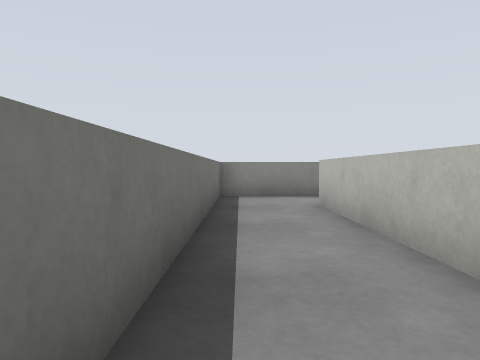
[1] (above)

21 first-person views from a walk through a robot-simulator world made for Gazebo. The camera is 0.14 m above the floor, tilts 2° down and sees 70° across. The floor is counted in squares, 0.2 m on a side. Each view is taken from the middle of a square. On the plan, view 1 faces up. The plan holds only what a view shows up to about 10 squares ahead; the rest is blank. The place goes on beyond the plan.

[2]
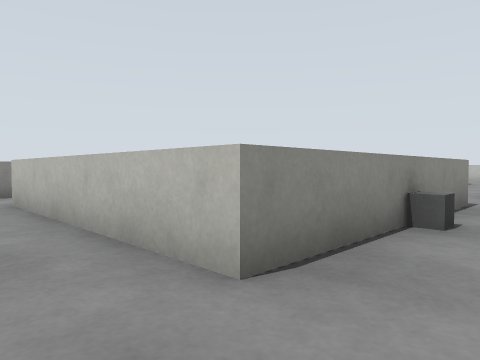

[3]
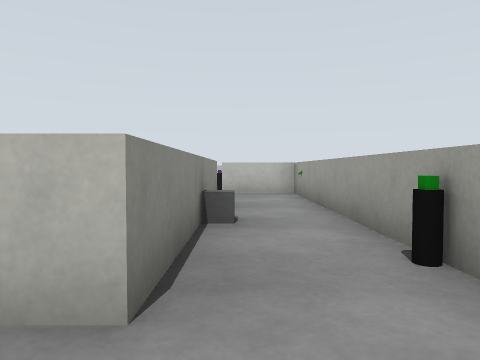

[4]
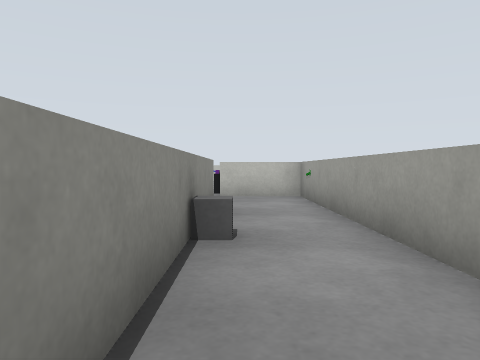

[5]
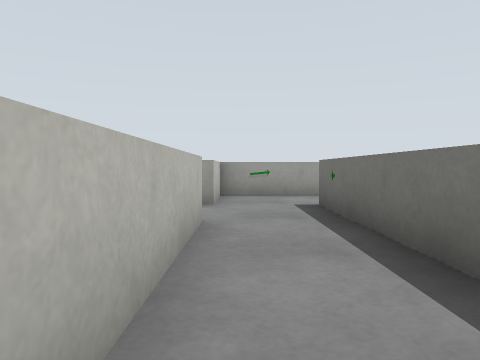

[6]
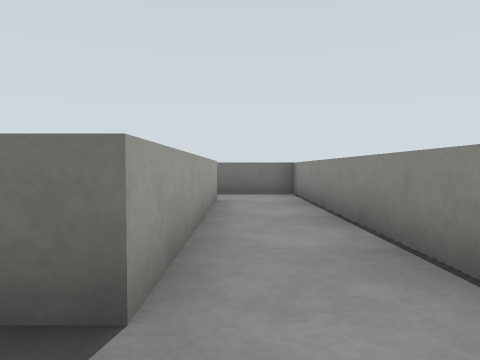

[7]
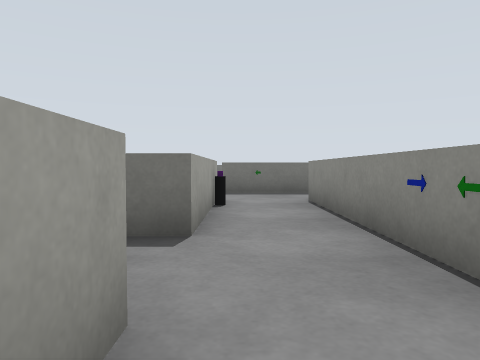

[8]
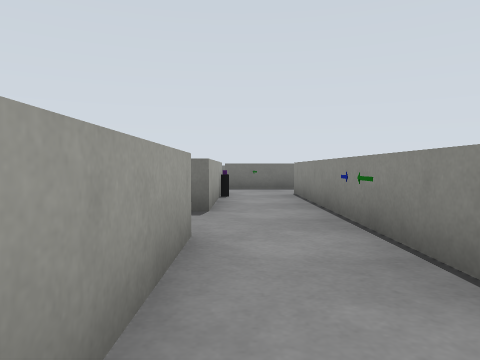

[9]
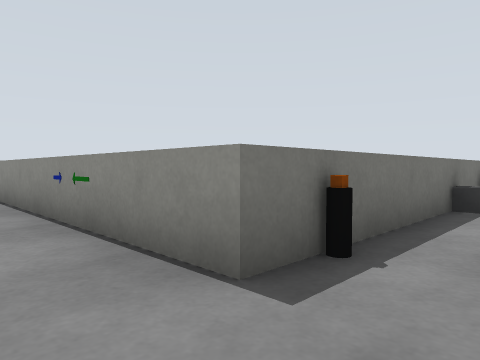

[10]
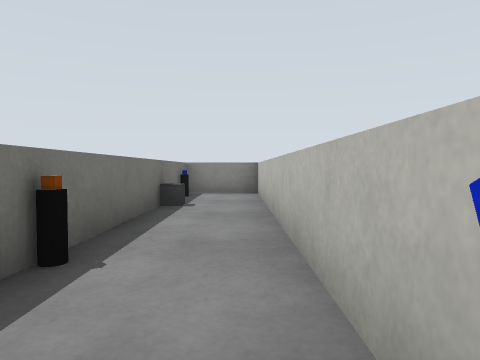

[11]
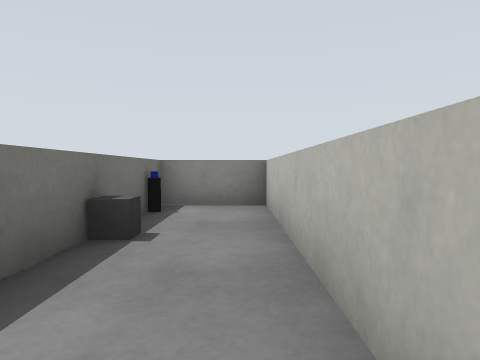

[12]
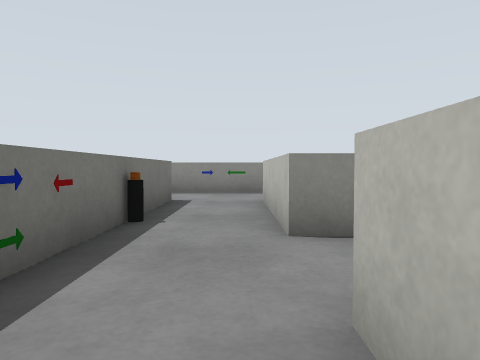

[13]
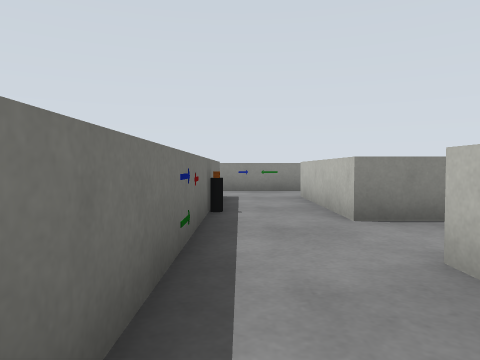

[14]
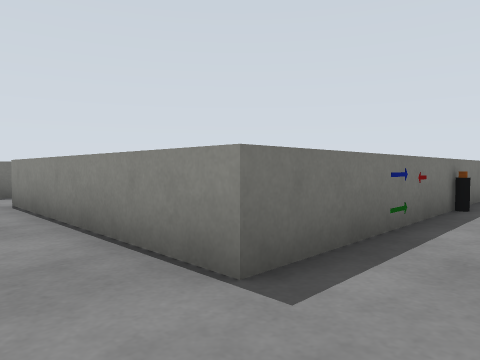

[15]
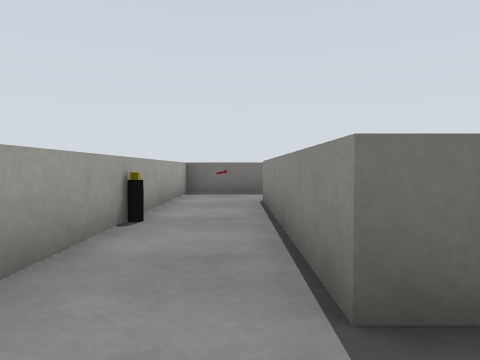

[16]
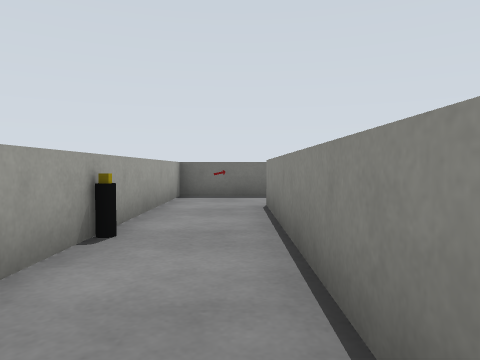

[17]
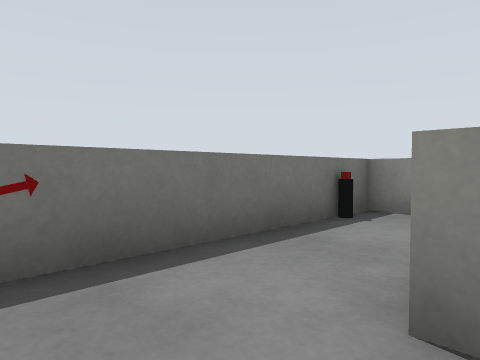

[18]
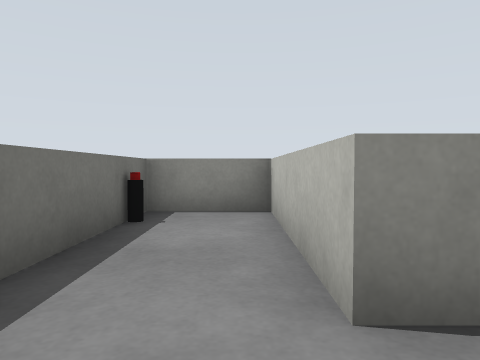

[19]
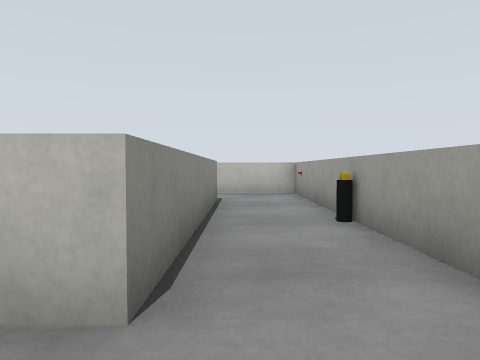

[20]
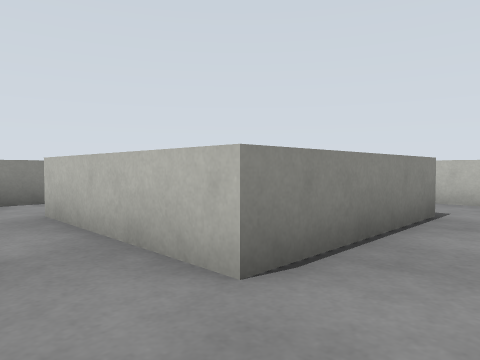

[21]
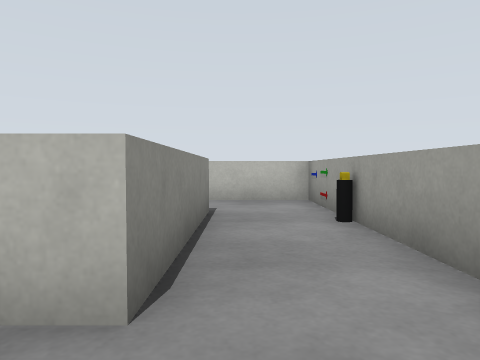

### Floor plan
Ten units are one square. View 1 is at (0, 0); x grows to the right and y downward. Boxes are objects, and circles mark ways between rooms. Rooms are numbered by the first view taken in them; rooms with no view inside come last. Other rooms are left out.
<svg viewBox="-10 -110 230 210">
<path fill="none" stroke="#000" d="M95 5 95 -5 135 -5 135 55M35 -5 15 -5 15 -65 75 -65 75 -5M69 -85 -5 -85 -5 -6M21 15 36 15M175 -25 95 -25 95 -64M161 55 215 55 215 29M195 35 155 35 155 -5 174 -5M43 -1 43 -5M195 -16 195 -105 175 -105 175 -25M174 -5 184 -5M179 -78 179 -73 175 -73M135 55 135 75 75 75 75 35 55 35 55 95 155 95 155 55M75 -5 35 -5M36 15 95 15 95 5M48 -1 43 -1"/>
<circle cx="165" cy="-15" r="3" fill="#2a7"/>
<circle cx="145" cy="65" r="3" fill="#2a7"/>
<circle cx="30" cy="10" r="3" fill="#2a7"/>
<circle cx="85" cy="0" r="3" fill="#2a7"/>
<text x="90" y="-20">1</text>
<text x="190" y="-50">2</text>
<text x="100" y="80">3</text>
<text x="60" y="10">4</text>
</svg>
Room 1 opens to room 2. Room 1 opens to room 3. Room 1 opens to room 4.

Where each view was taken, in squares from view 1:
view 1: 0 up, 0 right, facing up
view 2: 1 down, 0 right, facing up-right
view 3: 0 up, 0 right, facing right
view 4: 0 up, 1 right, facing right
view 5: 7 up, 9 right, facing down
view 6: 7 up, 9 right, facing left
view 7: 1 up, 17 right, facing left
view 8: 1 up, 19 right, facing left
view 9: 1 up, 19 right, facing up-left
view 10: 1 up, 19 right, facing up
view 11: 4 up, 19 right, facing up
view 12: 7 down, 15 right, facing up
view 13: 8 down, 14 right, facing up
view 14: 9 down, 15 right, facing up-left
view 15: 8 down, 15 right, facing left
view 16: 8 down, 14 right, facing left
view 17: 9 down, 8 right, facing up-left
view 18: 9 down, 7 right, facing up
view 19: 8 down, 6 right, facing right
view 20: 5 down, 14 right, facing up-right
view 21: 4 down, 14 right, facing right
